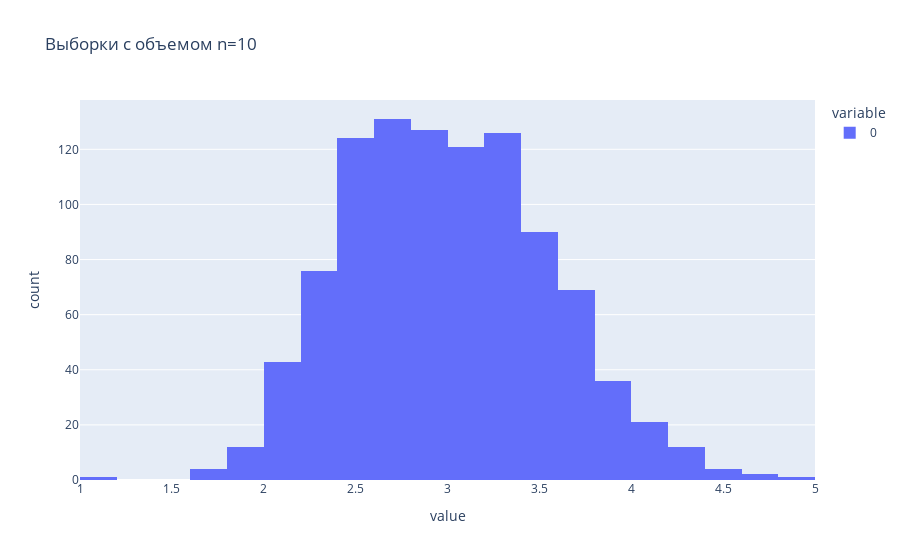
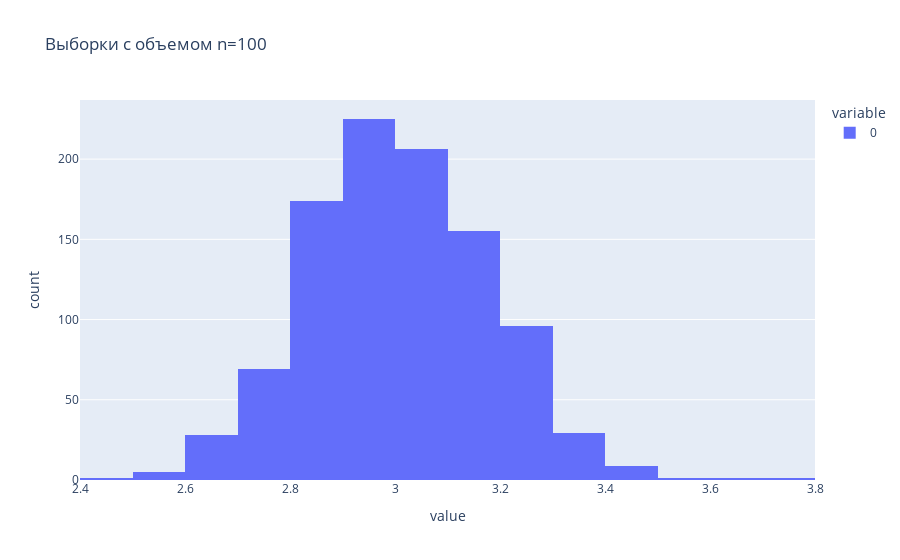
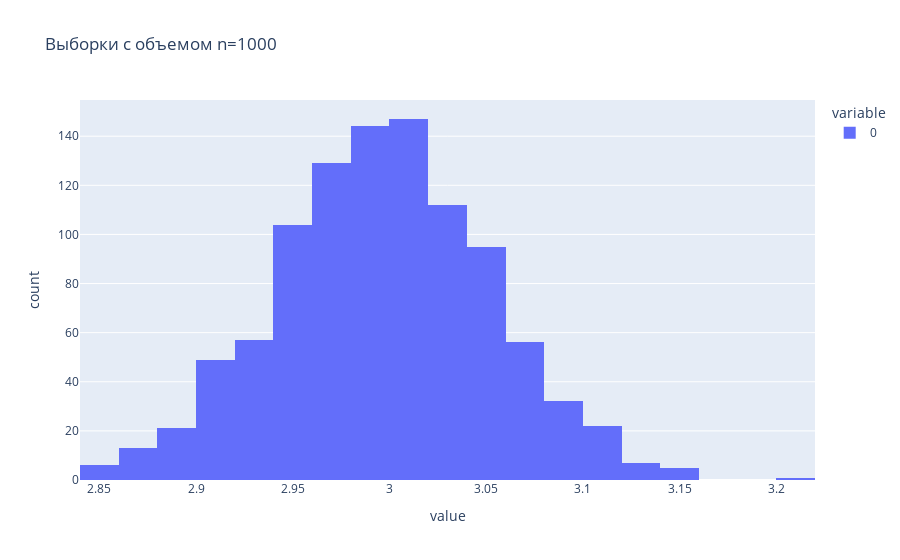
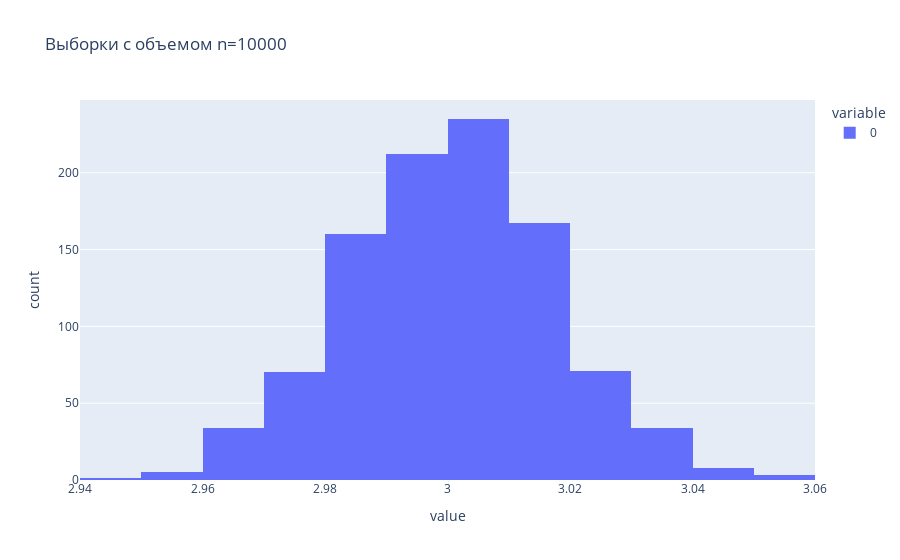

The cell these charts' notebook holds for them, in order:
### Code cell
for n in n_values:
    generate_histogram(n, m)

### Figure 1 — Plotly figure (JSON) as saved in the notebook; plotly's stock layout.template omitted (floating-point values rounded to 4 significant figures; data arrays with more than 128 entries replaced by an {"elided": "..."} marker saying what was removed)
{"data": [{"bingroup": "x", "hovertemplate": "variable=0<br>value=%{x}<br>count=%{y}<extra></extra>", "legendgroup": "0", "marker": {"color": "#636efa", "pattern": {"shape": ""}}, "name": "0", "nbinsx": 20, "orientation": "v", "showlegend": true, "x": {"elided": "1000 float values"}, "xaxis": "x", "yaxis": "y", "type": "histogram"}], "layout": {"xaxis": {"anchor": "y", "domain": [0.0, 1.0], "title": {"text": "value"}}, "yaxis": {"anchor": "x", "domain": [0.0, 1.0], "title": {"text": "count"}}, "legend": {"title": {"text": "variable"}, "tracegroupgap": 0}, "title": {"text": "Выборки с объемом n=10"}, "barmode": "relative"}}

### Figure 2 — Plotly figure (JSON) as saved in the notebook; plotly's stock layout.template omitted (floating-point values rounded to 4 significant figures; data arrays with more than 128 entries replaced by an {"elided": "..."} marker saying what was removed)
{"data": [{"bingroup": "x", "hovertemplate": "variable=0<br>value=%{x}<br>count=%{y}<extra></extra>", "legendgroup": "0", "marker": {"color": "#636efa", "pattern": {"shape": ""}}, "name": "0", "nbinsx": 20, "orientation": "v", "showlegend": true, "x": {"elided": "1000 float values"}, "xaxis": "x", "yaxis": "y", "type": "histogram"}], "layout": {"xaxis": {"anchor": "y", "domain": [0.0, 1.0], "title": {"text": "value"}}, "yaxis": {"anchor": "x", "domain": [0.0, 1.0], "title": {"text": "count"}}, "legend": {"title": {"text": "variable"}, "tracegroupgap": 0}, "title": {"text": "Выборки с объемом n=100"}, "barmode": "relative"}}

### Figure 3 — Plotly figure (JSON) as saved in the notebook; plotly's stock layout.template omitted (floating-point values rounded to 4 significant figures; data arrays with more than 128 entries replaced by an {"elided": "..."} marker saying what was removed)
{"data": [{"bingroup": "x", "hovertemplate": "variable=0<br>value=%{x}<br>count=%{y}<extra></extra>", "legendgroup": "0", "marker": {"color": "#636efa", "pattern": {"shape": ""}}, "name": "0", "nbinsx": 20, "orientation": "v", "showlegend": true, "x": {"elided": "1000 float values"}, "xaxis": "x", "yaxis": "y", "type": "histogram"}], "layout": {"xaxis": {"anchor": "y", "domain": [0.0, 1.0], "title": {"text": "value"}}, "yaxis": {"anchor": "x", "domain": [0.0, 1.0], "title": {"text": "count"}}, "legend": {"title": {"text": "variable"}, "tracegroupgap": 0}, "title": {"text": "Выборки с объемом n=1000"}, "barmode": "relative"}}

### Figure 4 — Plotly figure (JSON) as saved in the notebook; plotly's stock layout.template omitted (floating-point values rounded to 4 significant figures; data arrays with more than 128 entries replaced by an {"elided": "..."} marker saying what was removed)
{"data": [{"bingroup": "x", "hovertemplate": "variable=0<br>value=%{x}<br>count=%{y}<extra></extra>", "legendgroup": "0", "marker": {"color": "#636efa", "pattern": {"shape": ""}}, "name": "0", "nbinsx": 20, "orientation": "v", "showlegend": true, "x": {"elided": "1000 float values"}, "xaxis": "x", "yaxis": "y", "type": "histogram"}], "layout": {"xaxis": {"anchor": "y", "domain": [0.0, 1.0], "title": {"text": "value"}}, "yaxis": {"anchor": "x", "domain": [0.0, 1.0], "title": {"text": "count"}}, "legend": {"title": {"text": "variable"}, "tracegroupgap": 0}, "title": {"text": "Выборки с объемом n=10000"}, "barmode": "relative"}}
